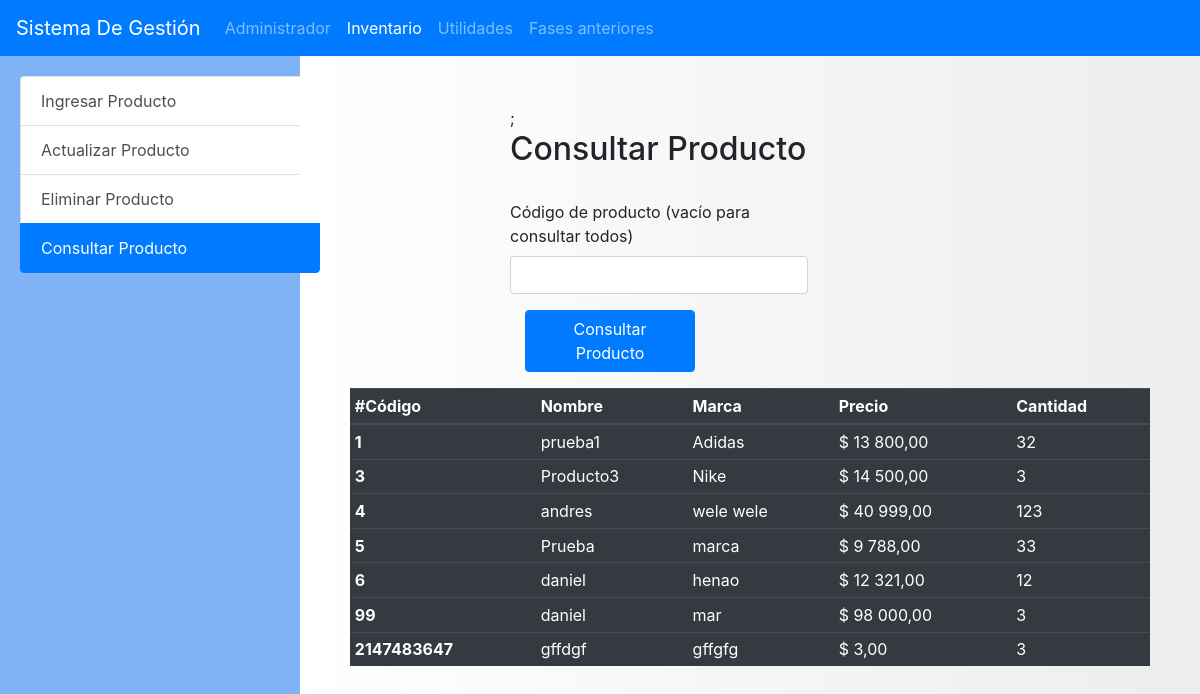
Before: /inventarioCon.php with the older database file.
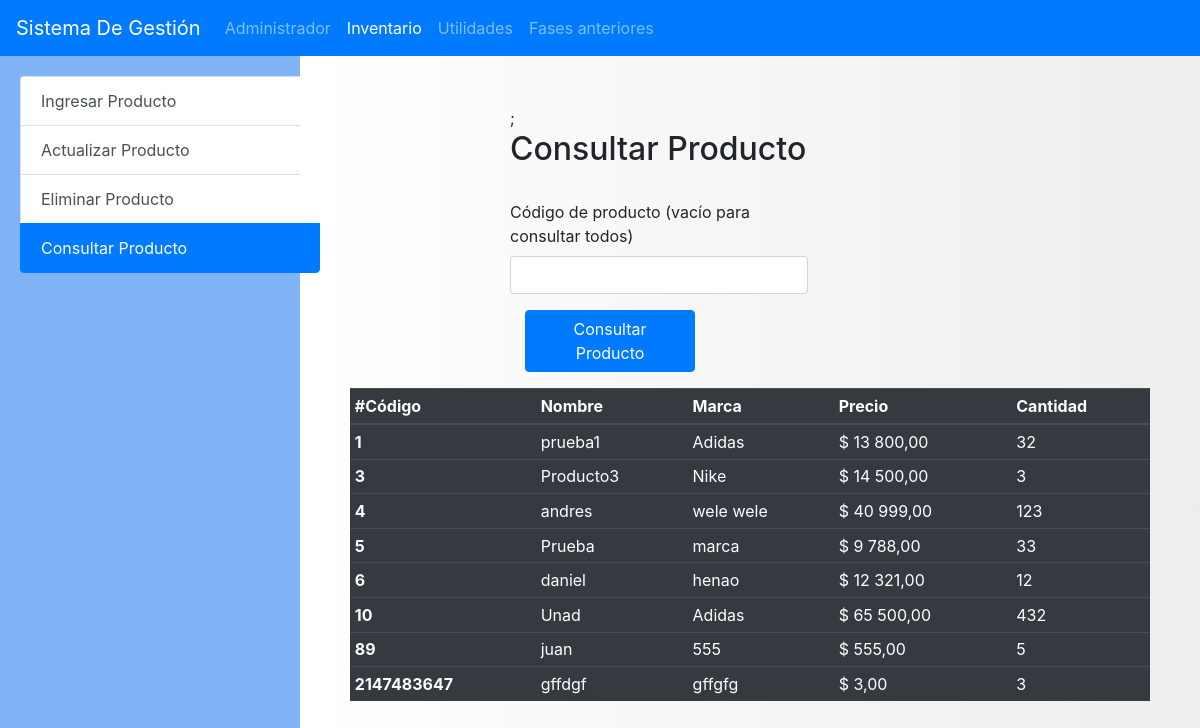
After: the same page with the newer database file.
### tables this page shows
CREATE TABLE `tabla10` (
  `id` int(11) NOT NULL,
  `nombre` varchar(50) DEFAULT NULL,
  `marca` varchar(50) DEFAULT NULL,
  `precio` int(11) DEFAULT NULL,
  `cantidad` int(11) DEFAULT NULL,
  PRIMARY KEY (`id`)
);

### consultar.php (the view, shortened to what this page needs)
<?php
    include("conexion.php");
    $id = trim($_POST['id']);
    if($id != "")
        $query = "select * from tabla10 where id = ".$id;
    else
        $query = "select * from tabla10";
        $resultado = mysqli_query($conn, $query);
        if($resultado){
        $numfilas = $resultado->num_rows;
        echo '<table class="table table-sm table-dark">
        <thead>
          <tr>
            <th scope="col">#Código</th>
            <th scope="col">Nombre</th>
            <th scope="col">Marca</th>
            <th scope="col">Precio</th>
            <th scope="col">Cantidad</th>
          </tr>
        </thead>
        <tbody>
         ';
        for ($x=0;$x<$numfilas;$x++) {
            $fila = $resultado->fetch_object();
            echo '<tr>
            <th scope="row">'.$fila->id.'</th>
            <td>'.$fila->nombre.'</td>
            <td>'.$fila->marca.'</td>
            <td>$ '.number_format($fila->precio, 2, ',', ' ').'</td>
            <td>'.$fila->cantidad.'</td>
          </tr>';
        }
        echo "</tbody>
        </table>";
    }else
       echo "Hay campos vacios";
?>

### inventarioCon.php (shortened to what this page needs)
<!DOCTYPE html>
<html lang="es">
<head>
  <link rel="stylesheet" href="https://stackpath.bootstrapcdn.com/bootstrap/4.5.0/css/bootstrap.min.css"
>
  <link rel="stylesheet" href="css/style.css" />
</head>
<body>
  <nav class="navbar navbar-expand-lg    bg-primary navbar-dark">
    <span class="navbar-brand" href="#">Sistema De Gestión</span>
    <div class="collapse navbar-collapse" id="navbarNavAltMarkup">
      <div class="navbar-nav">
        <a class="nav-item nav-link" href="index.php">Administrador </a>
        <a class="nav-item nav-link active" href="inventario.php">Inventario</a>
        <a class="nav-item nav-link" href="utilidades.html">Utilidades</a>
        <a class="nav-item nav-link" href="FaseAnterior.html">Fases anteriores</a>
      </div>
    </div>
  </nav>
  <div class="contenedorizq">
    <div class="list-group menu2">
      <a href="inventario.php" class="list-group-item list-group-item-action">
        Ingresar Producto
      </a>
      <a href="inventarioAct.php" class="list-group-item list-group-item-action">Actualizar Producto</a>
      <a href="inventarioEli.php" class="list-group-item list-group-item-action">Eliminar Producto</a>
      <a href="inventarioCon.php" class="list-group-item list-group-item-action active">Consultar Producto</a>
    </div>
  </div>
  <div class="contenedor3">
    <div class="contenedor3interno">
      <form method="post" onsubmit="return validar(this);">;
        <H2>Consultar Producto</H2></br>
        <div class="form-row">
          <div class="form-group col-md-9">
            <label for="inputAddress">Código de producto (vacío para consultar todos)</label>
            <input type="text" class="form-control" name="id" id="inputAddress" placeholder="">
          </div>
        </div>
        <div class="form-group col-md-6">
          <button type="submit" class="btn btn-primary">Consultar Producto</button>
        </div>
    </div>
    <?php
        include("consultar.php");
      ?>
  </div>
</body>
</html>

### css/style.css (style rules this page uses)
body { font-family: -apple-system, BlinkMacSystemFont, 'Segoe UI', Roboto, Oxygen, Ubuntu, Cantarell, 'Open Sans', 'Helvetica Neue', sans-serif; }
.menu2 { width: 300px; margin: 20px; }
.contenedorizq { width: 25%; height: 900px; background-color: #7FB3F6; position: relative; float: left; }
.contenedor3 { height: 900px; width: 75%; position: relative; float: left; padding: 50px; background: rgba(255, 255, 255, 1); background: -moz-linear-gradient(left, rgba(255, 255, 255, 1) 0%, rgba(246, 246, 246, 1) 47%, rgba(237, 237, 237, 1) 100%); background: -webkit-gradient(left top, right top, color-stop(0%, rgba(255, 255, 255, 1)), color-stop(47%, rgba(246, 246, 246, 1)), color-stop(100%, rgba(237, 237, 237, 1))); background: -webkit-linear-gradient(left, rgba(255, 255, 255, 1) 0%, rgba(246, 246, 246, 1) 47%, rgba(237, 237, 237, 1) 100%); background: -o-linear-gradient(left, rgba(255, 255, 255, 1) 0%, rgba(246, 246, 246, 1) 47%, rgba(237, 237, 237, 1) 100%); background: -ms-linear-gradient(left, rgba(255, 255, 255, 1) 0%, rgba(246, 246, 246, 1) 47%, rgba(237, 237, 237, 1) 100%); background: linear-gradient(to right, rgba(255, 255, 255, 1) 0%, rgba(246, 246, 246, 1) 47%, rgba(237, 237, 237, 1) 100%); filter: progid:DXImageTransform.Microsoft.gradient( startColorstr='#ffffff', endColorstr='#ededed', GradientType=1); }
.contenedor3interno { width: 50%; margin-left: 20%; }

Changed rows visible on the page:
removed tabla10: id "99", nombre "daniel", marca "mar", precio "98 000,00", cantidad "3"
added tabla10: id "10", nombre "Unad", marca "Adidas", precio "65 500,00", cantidad "432"
added tabla10: id "89", nombre "juan", marca "555", precio "555,00", cantidad "5"
